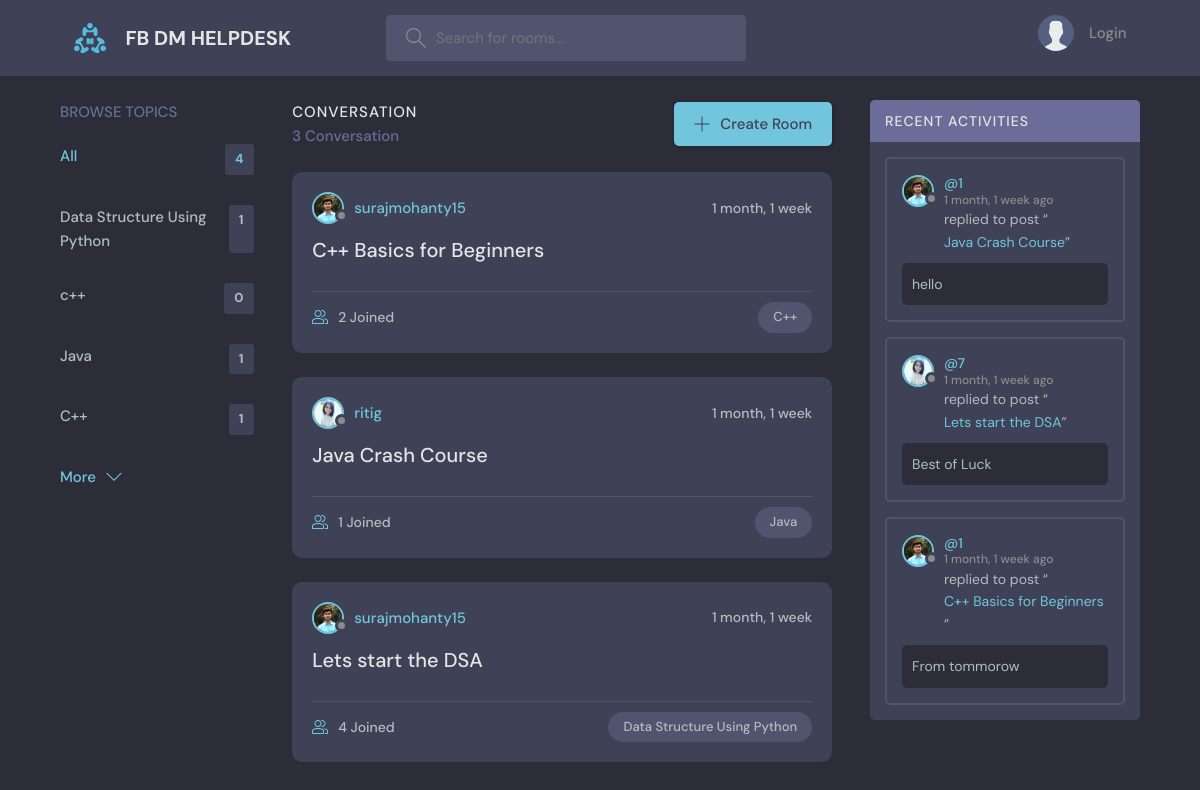
The page / on the database its author committed.
### base/models.py (models this page shows, shortened)
class Topic(models.Model):
    name = models.CharField(max_length=200)

class Room(models.Model):
    host = models.ForeignKey(User,on_delete=models.SET_NULL,null=True)
    topic =models.ForeignKey(Topic,on_delete=models.SET_NULL,null=True)
    name = models.CharField(max_length=200)
    description = models.TextField(null=True,blank=True)
    participants = models.ManyToManyField(
        User, related_name='participants', blank=True)
    updated = models.DateTimeField(auto_now=True)
    created = models.DateTimeField(auto_now_add=True)
    class Meta:
        ordering = ['-updated','-created']
    def __str__(self):
        return self.name

class User(AbstractUser):
    name = models.CharField(max_length=200, null=True)
    email = models.EmailField(unique=True, null=True)
    bio = models.TextField(null=True)
    avatar =models.ImageField(null=True, default="avatar.svg")
    USERNAME_FIELD = 'email'
    REQUIRED_FIELDS = []

class Message(models.Model):
    user = models.ForeignKey(User, on_delete=models.CASCADE)
    room = models.ForeignKey(Room,on_delete=models.CASCADE)
    body = models.TextField()
    updated = models.DateTimeField(auto_now=True)
    created = models.DateTimeField(auto_now_add=True)
    class Meta:
        ordering = ['-updated','-created']

### base/views.py (the view)
# urls.py: path('', views.home, name="home"),
def home(request):
    q = request.GET.get('q') if request.GET.get('q') != None else ''
    rooms = Room.objects.filter(
        Q(topic__name__icontains = q) |
        Q(name__icontains=q) |
        Q(description__icontains=q)
        )
    topics = Topic.objects.all()[0:5]
    room_count = rooms.count()
    room_messages = Message.objects.filter(Q(room__topic__name__icontains=q))[0:3]
    context = {'rooms':rooms, 'topics':topics, 'room_count':room_count, 'room_messages':room_messages}
    return render(request,'base/home.html', context)

### base/templates/base/home.html (shortened to what this page needs)
{% extends 'main.html' %}
{% block content %}
    <main class="layout layout--3">
      <div class="container">
        {% include 'base/topics_component.html' %}
        <div class="roomList">
          <div class="roomList__header">
            <div>
              <h2>Conversation</h2>
              <p>{{room_count}} Conversation</p>
            </div>
            <a class="btn btn--main" href="{% url 'create-room' %}">
              <svg version="1.1" xmlns="http://www.w3.org/2000/svg" width="32" height="32" viewBox="0 0 32 32">
                <title>add</title>
                <path
                  d="M16.943 0.943h-1.885v14.115h-14.115v1.885h14.115v14.115h1.885v-14.115h14.115v-1.885h-14.115v-14.115z"
                ></path>
              </svg>
              Create Room
            </a>
          </div>
          {% include 'base/feed_component.html' %}
        </div>
        {% include 'base/activity_component.html' %}
      </div>
    </main>
{% endblock content %}

### base/templates/base/topics_component.html
<div class="topics">
    <div class="topics__header">
      <h2>Browse Topics</h2>
    </div>
    <ul class="topics__list">
      <li>
        <a href="{% url 'home' %}" class="active">All <span>{{topics.count}}</span></a>
      </li>
      {% for topic in topics %}
      <li>
        <a href="{% url 'home' %}?q={{topics.name}}">{{topic.name}}<span>{{topic.room_set.all.count}}</span></a>
      </li>
      {% endfor %}
    </ul>
    <a class="btn btn--link" href="{% url 'topics' %}">
      More
      <svg version="1.1" xmlns="http://www.w3.org/2000/svg" width="32" height="32" viewBox="0 0 32 32">
        <title>chevron-down</title>
        <path d="M16 21l-13-13h-3l16 16 16-16h-3l-13 13z"></path>
      </svg>
    </a>
  </div>

### base/templates/base/feed_component.html (shortened to what this page needs)
{% for room in rooms %}
<div class="roomListRoom">
    <div class="roomListRoom__header">
      <a href="{%url 'user-profile' room.host %}" class="roomListRoom__author">
        <div class="avatar avatar--small">
          <img src="{{room.host.avatar.url}}" />
        </div>
        <span>{{room.host.username}}</span>
      </a>
      <div class="roomListRoom__actions">
        <span>{{room.created|timesince}}</span>
      </div>
    </div>
    <div class="roomListRoom__content">
      <a href="{% url 'room' room.id %}">{{room.name}}</a>
    </div>
    <div class="roomListRoom__meta">
      <a href="{% url 'room' room.id %}" class="roomListRoom__joined">
        {{room.participants.all.count}} Joined
      </a>
      <p class="roomListRoom__topic">{{room.topic.name}}</p>
    </div>
  </div>
{% endfor %}

### base/templates/base/activity_component.html (shortened to what this page needs)
<div class="activities">
    <div class="activities__header">
      <h2>Recent Activities</h2>
    </div>
    {% for message in room_messages%}
    <div class="activities__box">
      <div class="activities__boxHeader roomListRoom__header">
        <a href="{% url 'user-profile' message.user.id %}" class="roomListRoom__author">
          <div class="avatar avatar--small">
            <img src="{{message.user.avatar.url}}" />
          </div>
          <p>
            @{{message.user.id}}
            <span>{{message.created|timesince}} ago</span>
          </p>
        </a>
      </div>
      <div class="activities__boxContent">
        <p>replied to post “<a href="{% url 'room' message.room.id %}">{{message.room}}</a>”</p>
        <div class="activities__boxRoomContent">
          {{message.body}}
        </div>
      </div>
    </div>
    {% endfor %}
  </div>

### rows shown on the page
Topic: name "Data Structure Using Python", room_set.all.count "1"
Topic: name "c++", room_set.all.count "0"
Topic: name "Java", room_set.all.count "1"
Topic: name "C++", room_set.all.count "1"
Room: host.avatar (picture), host.username "surajmohanty15", created "1 month, 1 week", name "C++ Basics for Beginners", participants.all.count "2", topic.name "C++"
Room: host.avatar (picture), host.username "ritig", created "1 month, 1 week", name "Java Crash Course", participants.all.count "1", topic.name "Java"
Room: host.avatar (picture), host.username "surajmohanty15", created "1 month, 1 week", name "Lets start the DSA", participants.all.count "4", topic.name "Data Structure Using Python"
Message: user.avatar (picture), user.id "1", created "1 month, 1 week", room "Java Crash Course", body "hello"
Message: user.avatar (picture), user.id "7", created "1 month, 1 week", room "Lets start the DSA", body "Best of Luck"
Message: user.avatar (picture), user.id "1", created "1 month, 1 week", room "C++ Basics for Beginners", body "From tommorow"

### other values the page prints
{{ topics.count }} "4"
{{ room_count }} "3"
